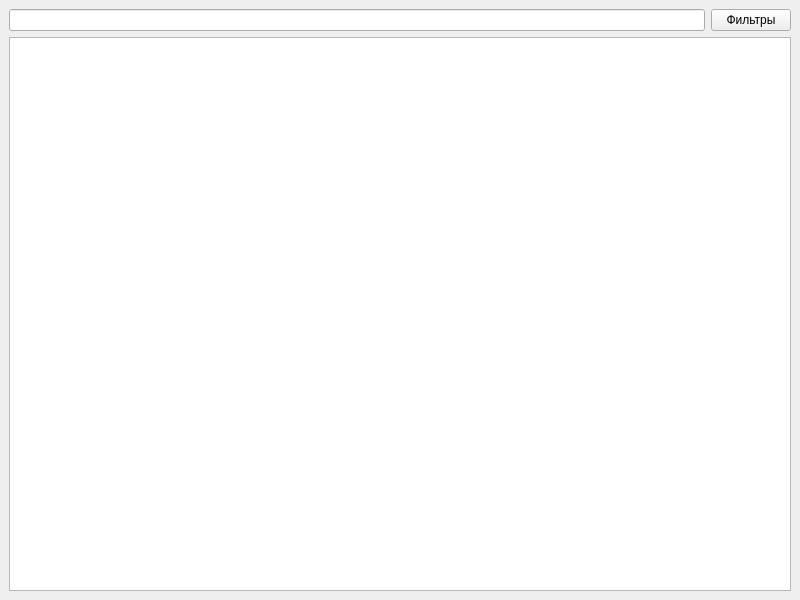
<?xml version="1.0" encoding="UTF-8"?>
<ui version="4.0">
 <class>AnimeWindow</class>
 <widget class="QMainWindow" name="AnimeWindow">
  <property name="geometry">
   <rect>
    <x>0</x>
    <y>0</y>
    <width>800</width>
    <height>600</height>
   </rect>
  </property>
  <property name="windowTitle">
   <string>MainWindow</string>
  </property>
  <widget class="QWidget" name="centralwidget">
   <layout class="QVBoxLayout" name="verticalLayout">
    <item>
     <layout class="QHBoxLayout" name="horizontalLayout">
      <item>
       <widget class="QLineEdit" name="lineEdit"/>
      </item>
      <item>
       <widget class="QPushButton" name="pushButton">
        <property name="text">
         <string>Фильтры</string>
        </property>
       </widget>
      </item>
     </layout>
    </item>
    <item>
     <widget class="QListWidget" name="listWidget"/>
    </item>
   </layout>
  </widget>
 </widget>
 <resources/>
 <connections/>
</ui>
